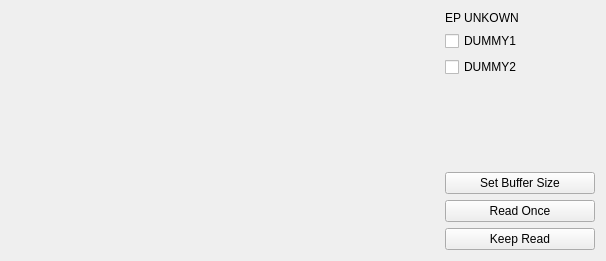
<?xml version="1.0" encoding="UTF-8"?>
<ui version="4.0">
 <class>EndpointInWidget</class>
 <widget class="QWidget" name="EndpointInWidget">
  <property name="geometry">
   <rect>
    <x>0</x>
    <y>0</y>
    <width>606</width>
    <height>261</height>
   </rect>
  </property>
  <property name="minimumSize">
   <size>
    <width>0</width>
    <height>200</height>
   </size>
  </property>
  <property name="windowTitle">
   <string notr="true"/>
  </property>
  <layout class="QHBoxLayout" name="horizontalLayout" stretch="4,0">
   <item>
    <widget class="QWidget" name="hexEditPlaceHolder" native="true"/>
   </item>
   <item>
    <widget class="QWidget" name="widget" native="true">
     <property name="sizePolicy">
      <sizepolicy hsizetype="Fixed" vsizetype="Preferred">
       <horstretch>150</horstretch>
       <verstretch>0</verstretch>
      </sizepolicy>
     </property>
     <property name="minimumSize">
      <size>
       <width>150</width>
       <height>0</height>
      </size>
     </property>
     <layout class="QVBoxLayout" name="verticalLayout">
      <property name="leftMargin">
       <number>0</number>
      </property>
      <property name="topMargin">
       <number>0</number>
      </property>
      <property name="rightMargin">
       <number>0</number>
      </property>
      <property name="bottomMargin">
       <number>0</number>
      </property>
      <item>
       <layout class="QVBoxLayout" name="layoutCheckBoxes">
        <item>
         <widget class="QLabel" name="labelEndpointName">
          <property name="text">
           <string>EP UNKOWN</string>
          </property>
         </widget>
        </item>
        <item>
         <widget class="QCheckBox" name="checkBox">
          <property name="text">
           <string notr="true">DUMMY1</string>
          </property>
         </widget>
        </item>
        <item>
         <widget class="QCheckBox" name="checkBox_2">
          <property name="text">
           <string notr="true">DUMMY2</string>
          </property>
         </widget>
        </item>
       </layout>
      </item>
      <item>
       <spacer name="verticalSpacer">
        <property name="orientation">
         <enum>Qt::Vertical</enum>
        </property>
        <property name="sizeHint" stdset="0">
         <size>
          <width>20</width>
          <height>40</height>
         </size>
        </property>
       </spacer>
      </item>
      <item>
       <layout class="QVBoxLayout" name="layoutButtons">
        <item>
         <widget class="QPushButton" name="pushButtonSetBufferSize">
          <property name="text">
           <string>Set Buffer Size</string>
          </property>
         </widget>
        </item>
        <item>
         <widget class="QPushButton" name="pushButtonReadOnce">
          <property name="text">
           <string>Read Once</string>
          </property>
         </widget>
        </item>
        <item>
         <widget class="QPushButton" name="pushButtonKeepRead">
          <property name="text">
           <string>Keep Read</string>
          </property>
         </widget>
        </item>
       </layout>
      </item>
     </layout>
    </widget>
   </item>
  </layout>
 </widget>
 <resources/>
 <connections/>
</ui>
